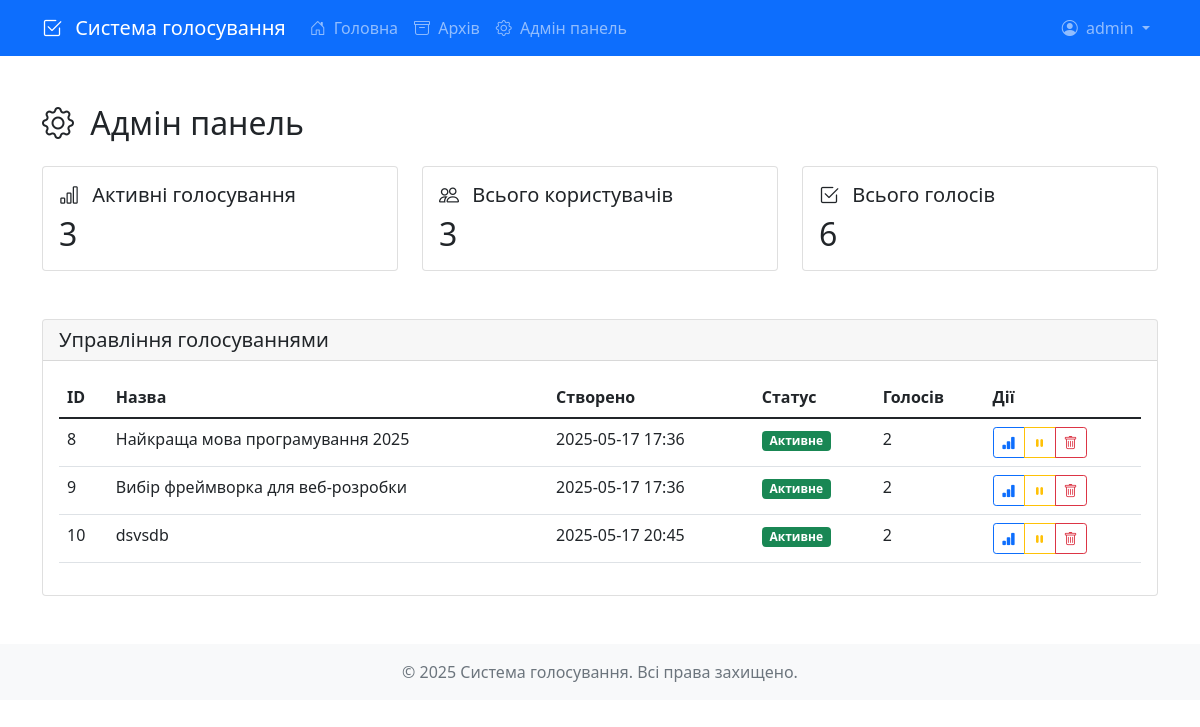
The page /admin (signed in) on the database its author committed.
### src/database/models.py (models this page shows)
class User(Base):
    __tablename__ = "users"
    id = Column(Integer, primary_key=True, index=True)
    username = Column(String, unique=True, index=True)
    email = Column(String, unique=True, index=True)
    password_hash = Column(String)
    is_active = Column(Boolean, default=True)
    is_admin = Column(Boolean, default=False)
    created_at = Column(DateTime, default=datetime.utcnow)
    votes = relationship("Vote", back_populates="user")
    polls_created = relationship("Poll", back_populates="creator")

class Poll(Base):
    __tablename__ = "polls"
    id = Column(Integer, primary_key=True, index=True)
    title = Column(String, index=True)
    description = Column(String, nullable=True)
    created_at = Column(DateTime, default=datetime.utcnow)
    ends_at = Column(DateTime, nullable=True)
    is_active = Column(Boolean, default=True)
    created_by = Column(Integer, ForeignKey("users.id"))
    creator = relationship("User", back_populates="polls_created")
    options = relationship("PollOption", back_populates="poll", cascade="all, delete-orphan")
    votes = relationship("Vote", back_populates="poll")

### src/main.py (the view)
@app.get("/admin")
async def admin_panel(
    request: Request,
    current_user: User = Depends(get_current_user),
    db: Session = Depends(get_db)
):
    if not current_user or not current_user.is_admin:
        raise HTTPException(status_code=403, detail="Доступ заборонено")
    stats = {
        "active_polls": db.query(Poll).filter(Poll.is_active == True).count(),
        "total_users": db.query(User).count(),
        "total_votes": db.query(Vote).count()
    }
    polls = db.query(Poll).all()
    for poll in polls:
        poll.total_votes = db.query(Vote).filter(Vote.poll_id == poll.id).count()
    return templates.TemplateResponse(
        "admin.html",
        {
            "request": request,
            "current_user": current_user,
            "stats": stats,
            "polls": polls
        }
    )

### src/templates/admin.html (shortened to what this page needs)
{% extends "base.html" %}
{% block content %}
<div class="container mt-4">
    <h2 class="mb-4">
        <i class="bi bi-gear me-2"></i>
        Адмін панель
    </h2>
    <div class="row mb-4">
        <div class="col-md-4">
            <div class="card">
                <div class="card-body">
                    <h5 class="card-title">
                        <i class="bi bi-bar-chart me-2"></i>
                        Активні голосування
                    </h5>
                    <h2 class="card-text">{{ stats.active_polls }}</h2>
                </div>
            </div>
        </div>
        <div class="col-md-4">
            <div class="card">
                <div class="card-body">
                    <h5 class="card-title">
                        <i class="bi bi-people me-2"></i>
                        Всього користувачів
                    </h5>
                    <h2 class="card-text">{{ stats.total_users }}</h2>
                </div>
            </div>
        </div>
        <div class="col-md-4">
            <div class="card">
                <div class="card-body">
                    <h5 class="card-title">
                        <i class="bi bi-check2-square me-2"></i>
                        Всього голосів
                    </h5>
                    <h2 class="card-text">{{ stats.total_votes }}</h2>
                </div>
            </div>
        </div>
    </div>
    <div class="card mb-4">
        <div class="card-header">
            <h5 class="mb-0">Управління голосуваннями</h5>
        </div>
        <div class="card-body">
            <div class="table-responsive">
                <table class="table">
                    <thead>
                        <tr>
                            <th>ID</th>
                            <th>Назва</th>
                            <th>Створено</th>
                            <th>Статус</th>
                            <th>Голосів</th>
                            <th>Дії</th>
                        </tr>
                    </thead>
                    <tbody>
                        {% for poll in polls %}
                        <tr>
                            <td>{{ poll.id }}</td>
                            <td>{{ poll.title }}</td>
                            <td>{{ poll.created_at.strftime('%Y-%m-%d %H:%M') }}</td>
                            <td>
                                <span class="badge {% if poll.is_active %}bg-success{% else %}bg-secondary{% endif %}">
                                    {{ "Активне" if poll.is_active else "Неактивне" }}
                                </span>
                            </td>
                            <td>{{ poll.total_votes }}</td>
                            <td>
                                <div class="btn-group">
                                    <a href="/poll/{{ poll.id }}/results"
                                       class="btn btn-sm btn-outline-primary">
                                        <i class="bi bi-bar-chart-fill"></i>
                                    </a>
                                    <button type="button"
                                            class="btn btn-sm btn-outline-warning"
                                            onclick="togglePollStatus('{{ poll.id }}')">
                                        <i class="bi {% if poll.is_active %}bi-pause-fill{% else %}bi-play-fill{% endif %}"></i>
                                    </button>
                                    <button type="button"
                                            class="btn btn-sm btn-outline-danger"
                                            onclick="deletePoll('{{ poll.id }}')">
                                        <i class="bi bi-trash"></i>
                                    </button>
                                </div>
                            </td>
                        </tr>
                        {% endfor %}
                    </tbody>
                </table>
            </div>
        </div>
    </div>
</div>
{% endblock %}

### src/templates/base.html (shortened to what this page needs)
<!DOCTYPE html>
<html lang="uk">
<head>
    <link href="https://cdn.jsdelivr.net/npm/bootstrap@5.1.3/dist/css/bootstrap.min.css" rel="stylesheet">
    <link rel="stylesheet" href="https://cdn.jsdelivr.net/npm/bootstrap-icons@1.8.1/font/bootstrap-icons.css">
    <link rel="stylesheet" href="{{ url_for('static', path='styles.css') }}">
    <link href="{{ url_for('static', path='styles.css') }}" rel="stylesheet">
</head>
<body>
    <nav class="navbar navbar-expand-lg navbar-dark bg-primary">
        <div class="container">
            <a class="navbar-brand" href="/">
                <i class="bi bi-check2-square me-2"></i>
                Система голосування
            </a>
            <div class="collapse navbar-collapse" id="navbarNav">
                <ul class="navbar-nav me-auto">
                    <li class="nav-item">
                        <a class="nav-link" href="/">
                            <i class="bi bi-house-door me-1"></i>
                            Головна
                        </a>
                    </li>
                    <li class="nav-item">
                        <a class="nav-link" href="/archive">
                            <i class="bi bi-archive me-1"></i>
                            Архів
                        </a>
                    </li>
                    {% if current_user and current_user.is_admin %}
                    <li class="nav-item">
                        <a class="nav-link" href="/admin">
                            <i class="bi bi-gear me-1"></i>
                            Адмін панель
                        </a>
                    </li>
                    {% endif %}
                </ul>
                <div class="navbar-nav">
                    {% if current_user %}
                    <div class="nav-item dropdown">
                        <a class="nav-link dropdown-toggle" href="#" id="userDropdown" role="button" data-bs-toggle="dropdown">
                            <i class="bi bi-person-circle me-1"></i>
                            {{ current_user.username }}
                        </a>
                    </div>
                    {% endif %}
                </div>
            </div>
        </div>
    </nav>
    <main class="py-4">
        {% block content %}{% endblock %}
    </main>
    <footer class="footer mt-auto py-3 bg-light">
        <div class="container text-center">
            <span class="text-muted">© 2025 Система голосування. Всі права захищено.</span>
        </div>
    </footer>
</body>
</html>

### src/static/css/styles.css (style rules this page uses)
.card { margin-bottom: 1.5rem; }

### rows shown on the page
User: username "admin"
Poll: id "8", title "Найкраща мова програмування 2025", created_at "2025-05-17 17:36", is_active "Активне", total_votes "2"
Poll: id "9", title "Вибір фреймворка для веб-розробки", created_at "2025-05-17 17:36", is_active "Активне", total_votes "2"
Poll: id "10", title "dsvsdb", created_at "2025-05-17 20:45", is_active "Активне", total_votes "2"

### other values the page prints
{{ stats.active_polls }} "3"
{{ stats.total_users }} "3"
{{ stats.total_votes }} "6"
